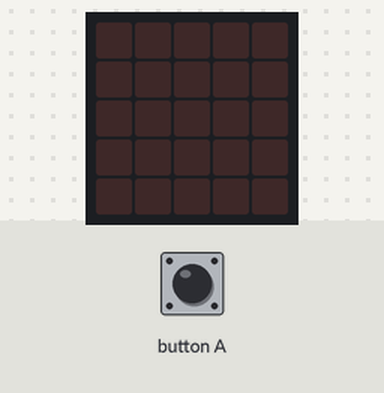
The program below on a simulated BBC micro:bit (MakeCode). On the bench: the board's 5×5 LED display. The test bench sets the inputs (shaded band). Random numbers come from a fixed seed.

Above: at 1.2 s.
1.3 s: button A pressed for 1 s
At 1.51 s:
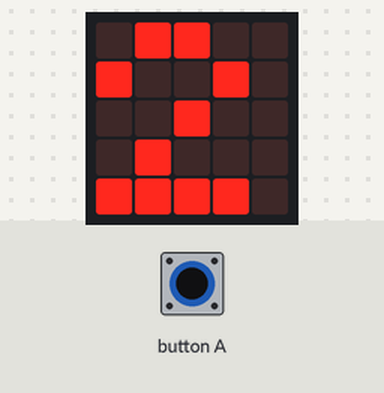
At 3.3 s:
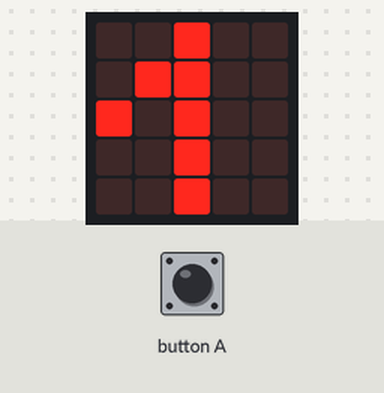
4.0 s: button A pressed for 3.2 s
At 8.6 s:
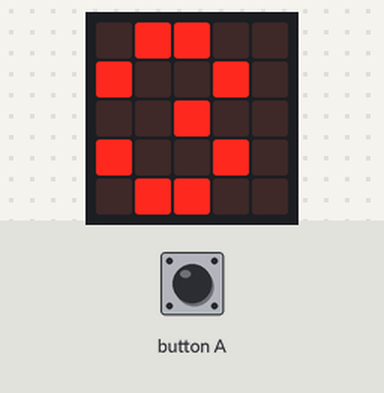
Timing chart, 0 to 10.1 s (numbered marks = the images above; inputs shaded):
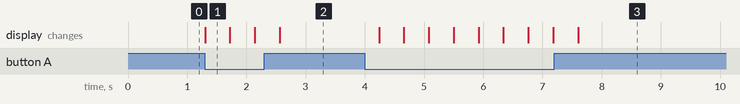

The program:

main.ts
```typescript
let jegy = 0
basic.forever(function () {
    if (input.buttonIsPressed(Button.A)) {
        jegy = randint(1, 5)
    }
})
basic.forever(function () {
    if (jegy == 1) {
        basic.showLeds(`
            . . # . .
            . # # . .
            # . # . .
            . . # . .
            . . # . .
            `)
    } else if (jegy == 2) {
        basic.showLeds(`
            . # # . .
            # . . # .
            . . # . .
            . # . . .
            # # # # .
            `)
    } else if (jegy == 3) {
        basic.showLeds(`
            . # # . .
            # . . # .
            . . # . .
            # . . # .
            . # # . .
            `)
    } else if (jegy == 4) {
        basic.showLeds(`
            # . # . .
            # . # . .
            # # # # .
            . . # . .
            . . # . .
            `)
    } else if (jegy == 5) {
        basic.showLeds(`
            . # # # .
            . # . . .
            . # # # .
            . . . # .
            . # # # .
            `)
    }
})
```

test.ts
```typescript
// ide kerülnek a tesztek; a rendszer ezt nem kompilálja, ha a csomagot bővítményként használják.
```

Measured:
- after the input at 1.3 s, the display: changes at once (image 1)
- after the input at 4.0 s, the display: first changes after 0.24 s (image 3 shows a later state)
- what the display in image 1 shows lasts 0.4 s, from 1.3 s to 1.7 s
